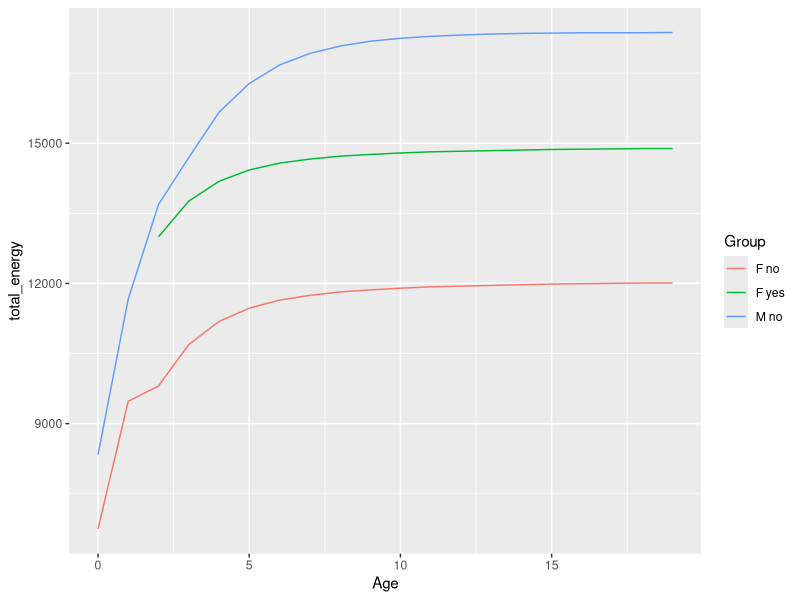
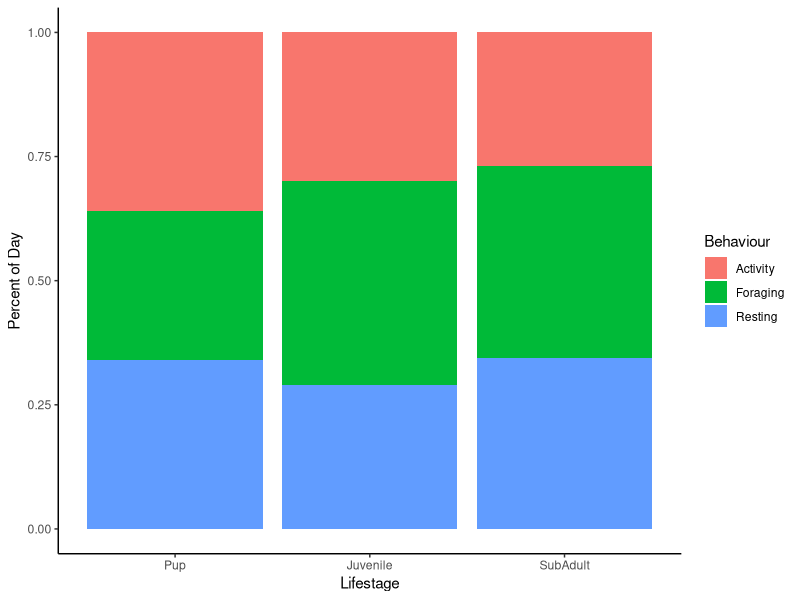
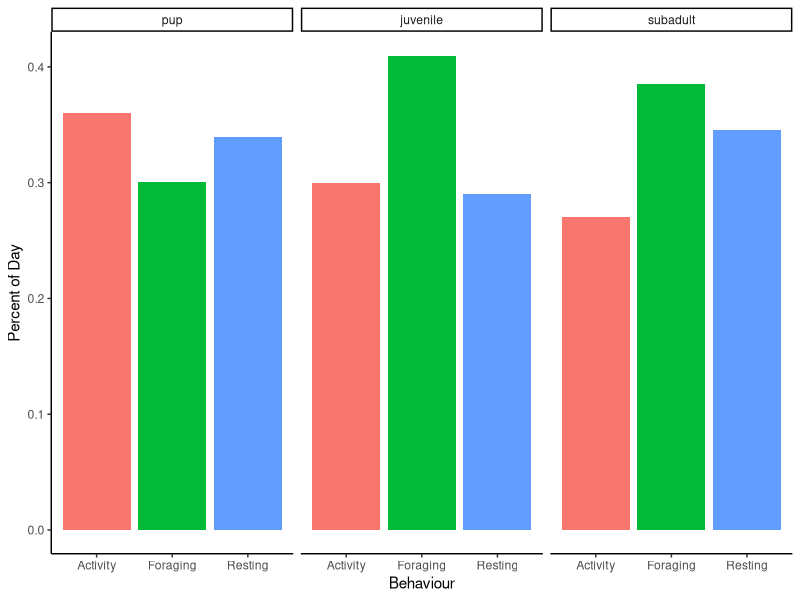

Generate these figures, in order, with R:
# Model Otter from Excel into R

#D ate Created: March 14, 2023

#Author: Julia Adelsheim
#Collaborators: Izzy Morgante (Nov, Dec 2022, Jan 2023), Andreas Novotny (12-2-2022), Patrick Pata (1-19-23- 3-14-23)

#Platform: Mac
#Purpose of Script: Change ROR by set amounts and see how energy needs change

## Coding Questions-----------------------------------------------------

# Heat increment of feeding in otters, digestive losses- are they included?

# To Do ------------------------------------------------------------------


## Start-----------------------------------------------------------------------
#File Name: Otter Model R v4

rm(list = ls())

# Packages--------------------------------------------------------------
library(dplyr)
library(tidyverse)
library(ggplot2)
library(data.table)

#Constants--------------------------------------------------------------
cost_pup <- 3931
total_min_per_day <- 1440

# Data------------------------------------------------------------------
# Body masses and tissue growth
masses <- read.csv(file ='./Data/mass_growth.csv')

# How each unit spend their time
act_budgets <- read.csv(file = './Data/ActivityBudgets.csv')

# Defining life stages per year and sex
age_convert <- read.csv(file = './Data/age_lifestage.csv')

# Functions ------------------------------------------------------------
# Make an ROR function so that I don't have to repeat the code every time I change conditions
# Data is the wide_data table with behavior specific values, returns a dataframe that calculated
#  from profits, time_needed_to_forage, and new_perc_time_forage
calculate_foraging_time <- function(data) {
  
  output <- data %>% 
    
    # Calculate Profits
    mutate(profits = ROR - (metabolic_rates_forage - metabolic_rates_rest)) %>% 
    
    # Calculate foraging time needed
    mutate(time_needed_to_forage = (actual_costs_activity + resting_cost_wout_foraging)/ profits) %>% 
    
    #Calc % of day foraging
    mutate(new_perc_time_forage = time_needed_to_forage/total_min_per_day) %>% 
    
    select(Sex, Age, Lifestage, with.pup, ROR, profits, time_needed_to_forage, new_perc_time_forage)
}


# This function builds parts of the model. Takes in a wide dataframe of activity specific rates and costs.
#  Returns new costs of foraging.
build_model <- function(budget_data, ROR){  
  
  # Put in columns that are not going to change with ROR
  model_pt1 <- budget_data %>%
    select(c(Sex, Age, Lifestage, with.pup, Growth, pup_cost, perc_time_activity, min_per_day_activity, actual_costs_activity, metabolic_rates_forage, metabolic_rates_rest)) 
  
  # Attach ROR table that you want to use
  model_setup <- merge(model_pt1, ROR, by = c('Sex', 'Age', 'Lifestage', 'with.pup')) %>% 
    # Add new foraging % of day and minutes per day values
    select(c(Sex, Age, Lifestage, with.pup, pup_cost, Growth, perc_time_activity, min_per_day_activity, actual_costs_activity, new_perc_time_forage, metabolic_rates_forage, time_needed_to_forage, metabolic_rates_rest)) %>%
    arrange(Age, Sex)
  
  #  Yellow cells in excel for these variables 
  
  # set up the model table- start calculating new values for foraging
  # model_setup <- merge(model_setup, foraging_met_rate)
  
  #calculate new cost of foraging
  model_setup <- model_setup %>% 
    mutate(foraging_cost = metabolic_rates_forage * time_needed_to_forage) %>% 
    
    # Calculate % resting
    mutate(new_perc_time_rest = (1- (perc_time_activity + new_perc_time_forage))) %>% 
    
    # Calculate min per day resting
    mutate(new_min_per_day_rest= (total_min_per_day - (min_per_day_activity + time_needed_to_forage))) %>% 
    
    # Calculate resting cost
    mutate(new_resting_cost= new_min_per_day_rest * metabolic_rates_rest)
  
  return(model_setup)
}

run_model <- function(mod_setup){
  mod_setup <- mod_setup %>% 
    
    #Calculate total energy requirements
    mutate(total_energy = pup_cost + Growth + actual_costs_activity + foraging_cost + new_resting_cost)
  
  return(mod_setup)
}

# Converts raw csv files of masses, growth rates, metabolic rates, and costs of behaviors into
#  a merged dataframe.
merge_data <- function(masses, act_budgets, age_convert) {
  # Join data frames to create a table with MASS, GROWTH, and METABOLIC RATES per behavior
  mass_lifestage <- merge(masses, age_convert, by.x = c('Age', 'Sex')) #, all.x = TRUE) # would make blank rows
  mass_lifestage_budget <- merge(mass_lifestage, act_budgets, by.x = c('Sex', 'Lifestage'))  %>% 
    # Calculate metabolic rates
    mutate(metabolic_rates = Av_mass * MR) %>% 
    # Calculate actual (additional) metabolic costs
    mutate(actual_costs = metabolic_rates * min_per_day)
  return(mass_lifestage_budget)
}

# Re-sort data into a wider pivot table to columns specific to behavior: 

make_wide_data <- function(mass_lifestage_budget) {
  mass_lifestage_budget_wide <- mass_lifestage_budget %>%
    # Make dataframe in a wide format
    pivot_wider(names_from = Behaviour, values_from=c(perc_time, min_per_day, MR, metabolic_rates, actual_costs)) %>% 
    mutate(resting_cost_wout_foraging = metabolic_rates_rest * (min_per_day_rest + min_per_day_forage)) %>% 
    # Calculate sum of actual costs
    mutate(sum_actual_costs = actual_costs_rest + actual_costs_activity + actual_costs_forage) %>% 
    # Modify pup costs
    mutate(pup_cost = ifelse(with.pup == 'yes', cost_pup, 0)) %>% 
    # Calculate Original ROR
    mutate(ROR = (sum_actual_costs + pup_cost + Growth)/(min_per_day_forage)) %>%
    # Make ROR repeat for adults
    mutate(ROR = ifelse(Lifestage != "adult", ROR,
                        ifelse(Sex == "M", pull(filter(.data = ., Sex == "M", Age == 3), ROR),
                               ifelse(with.pup == "no", pull(filter(.data = ., Sex == "F", with.pup=="no", Age == 2), ROR),
                                      pull(filter(.data = ., Sex == "F", with.pup=="yes", Age == 2), ROR)
                               ))))
}

# Runs through the entire otter bioenergetics model. 
#   Receives the raw data frame of model variables.
#   Returns a dataframe of the calculated total energy expenditure.

otter_model <- function(masses, act_budgets, age_convert) {
  mass_lifestage_budget <- merge_data(masses = masses,
                                      act_budgets = act_budgets,
                                      age_convert = age_convert)
  wide_data <- make_wide_data(mass_lifestage_budget)
  
  # Changing conditions of ROR
  ROR_og <- calculate_foraging_time(wide_data) # Original ROR
  
  # Build the model using the calculated wide df and the ROR
  model_setup <- build_model(budget_data = wide_data, ROR = ROR_og)
  
  # Run the model to get total_energy
  model_results <- run_model(mod_setup = model_setup) %>% 
    relocate(total_energy)
  
  return(model_results)
}

# Build Model---------------------------------------------------------------------------------


model_run_og <- otter_model(masses = masses,
                            act_budgets = act_budgets,
                            age_convert = age_convert)



model_run_og %>% 
  mutate(Group = paste(Sex, with.pup)) %>% 
  ggplot() +
  geom_line(aes(Age, total_energy, color = Group))

# Body mass per age sex and life stage - growth rate
# Metabolic rates
# Percent time of day (Activity budget)
# Cost of having pup

#---- Graphs ----

#---- Activity Budget Graphs---- 

# Pups/Juveniles/Subadults

actbudget_young <- model_run_og %>% 
  filter(Lifestage != "adult") %>% 
  select(Sex, Age, Lifestage, with.pup, perc_time_activity, new_perc_time_forage, new_perc_time_rest) %>% 
  pivot_longer(cols=c(perc_time_activity, new_perc_time_forage, new_perc_time_rest),
               names_to='Behaviour',
               values_to='PercentTime') %>% 
  mutate(Behaviour = recode(Behaviour, perc_time_activity = 'Activity', 
                            new_perc_time_forage = 'Foraging', new_perc_time_rest = 'Resting')) 
 
#---- Stacked Bar Graph----
library(data.table)
actbudget_young <- data.table(actbudget_young)
actbudget_young <- actbudget_young[,  mean(PercentTime), by=.(Behaviour, Lifestage)] 
       
actbudget_young$Lifestage <- factor(actbudget_young$Lifestage)

actbudget_young$Lifestage <- ordered(actbudget_young$Lifestage, levels = c("pup", "juvenile", "subadult"))

(actbudget_young_stackedplot <- ggplot(actbudget_young,
  aes(x = Lifestage, y = V1, fill=Behaviour)) +
  geom_bar(stat='identity') +
  theme_classic() +
  ylab("Percent of Day")+
  scale_x_discrete(labels = c("Pup", "Juvenile", "SubAdult"))
 )
actbudget_young <- ggsave("Actbudget_young_stacked.jpeg", width = 4, height = 2.6)
  
#---- Grouped Bar Graph----

#Data
actbudget_young <- model_run_og %>% 
  filter(Lifestage != "adult") %>% 
  select(Sex, Age, Lifestage, with.pup, perc_time_activity, new_perc_time_forage, new_perc_time_rest) %>% 
  pivot_longer(cols=c(perc_time_activity, new_perc_time_forage, new_perc_time_rest),
               names_to='Behaviour',
               values_to='PercentTime') %>% 
  mutate(Behaviour = recode(Behaviour, perc_time_activity = 'Activity', 
                            new_perc_time_forage = 'Foraging', new_perc_time_rest = 'Resting')) 

actbudget_young$Lifestage <- factor(actbudget_young$Lifestage)

actbudget_young$Lifestage <- ordered(actbudget_young$Lifestage, levels = c("pup", "juvenile", "subadult"))
#Graph

(actbudget_young_bars <- ggplot(actbudget_young,
  aes(x = Behaviour, y = PercentTime, fill=Behaviour)) +
  geom_bar(position = "dodge", stat= "identity", show.legend = "FALSE") +
  facet_grid(.~Lifestage) +
  theme_classic() +
  ylab("Percent of Day") 
)


actbudget_young_bars <- ggsave("Actbudget_young.jpeg", width = 4, height = 2.6)
